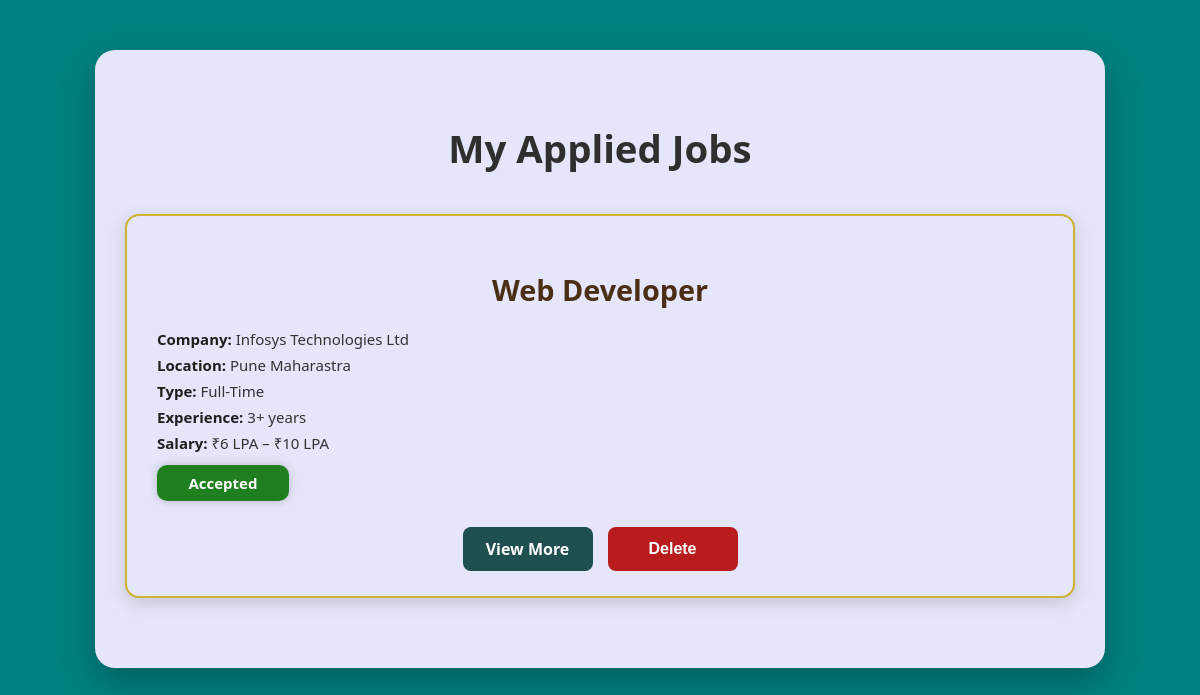
The page /MyJobs (signed in) on the database its author committed.
### h1/models.py (models this page shows, shortened)
class Application(models.Model):
    user = models.ForeignKey(stuUser, on_delete=models.CASCADE)
    job = models.ForeignKey(Job, on_delete=models.CASCADE)
    status = models.CharField(max_length=20, choices=[('Pending', 'Pending'), ('Accepted', 'Accepted'), ('Rejected', 'Rejected')])

class Job(models.Model):
    company = models.ForeignKey(stuComp, on_delete=models.CASCADE, null=True)
    company_name = models.CharField(max_length=100)
    industry_type = models.CharField(max_length=50)
    headquarters = models.CharField(max_length=100)
    established_year = models.IntegerField()
    about_company = models.TextField()
    contact_person = models.CharField(max_length=100)
    contact_email = models.EmailField()
    contact_phone = models.CharField(max_length=15)
    company_address = models.TextField(null=True,blank=True)
    job_title = models.CharField(max_length=100)
    job_location = models.CharField(max_length=100)
    employment_type = models.CharField(max_length=50)
    salary_range = models.CharField(max_length=50)
    experience_required = models.CharField(max_length=50)
    skills_required = models.CharField(max_length=255)
    job_description = models.TextField()

### h1/views.py (the view)
# urls.py: path('MyJobs', MyJobs, name='MyJobs'),
def MyJobs(request):
    user_id = request.session.get('user_id')
    if not user_id:
        return redirect('LoginPage')
    user = get_object_or_404(stuUser, id=user_id)
    applications = Application.objects.filter(user=user).select_related('job')
    return render(request, 'myjobs.html', {'applications': applications})

### h1/templates/myjobs.html (shortened to what this page needs)
<!DOCTYPE html>
<html>
<head>
    {% load static %}
    <link rel="stylesheet" href="{% static 'css/myjobs.css' %}">
</head>
<body>
    <div class="my-jobs-container">
        <h2>My Applied Jobs</h2>
        {% for item in applications %}
        <div class="job-card">
            <h3>{{ item.job.job_title }}</h3>
            <p><strong>Company:</strong> {{ item.job.company_name }}</p>
            <p><strong>Location:</strong> {{ item.job.job_location }}</p>
            <p><strong>Type:</strong> {{ item.job.employment_type }}</p>
            <p><strong>Experience:</strong> {{ item.job.experience_required }}</p>
            <p><strong>Salary:</strong> {{ item.job.salary_range }}</p>
            <p class="status-text
                     {% if item.status == 'Pending' %}status-pending
                     {% elif item.status == 'Accepted' %}status-accepted
                     {% elif item.status == 'Rejected' %}status-rejected
                     {% endif %}">
           {{ item.status }}
             </p>
            <div class="btn-group">
                <a href="{% url 'JobDetails' item.job.id %}" class="btn view-more">View More</a>
                <form action="{% url 'DeleteAppliedJob' item.id %}" method="POST" onsubmit="return confirm('Are you sure you want to delete this application?');">
                    <button type="submit" class="btn delete-btn">Delete</button>
                </form>
            </div>
        </div>
        {% empty %}
        <p>You haven't applied for any jobs yet.</p>
        {% endfor %}
    </div>
</body>
</html>

### h1/static/css/myjobs.css (style rules this page uses)
body { margin: 0; padding: 50px 20px; background-color: #008080; font-family: 'Segoe UI', Tahoma, Geneva, Verdana, sans-serif; }
.my-jobs-container { max-width: 950px; margin: auto; background: #E6E6FA; border-radius: 20px; padding: 40px 30px; box-shadow: 0 15px 35px rgba(0, 0, 0, 0.25); animation: fadeIn 0.8s ease; }
.my-jobs-container h2 { text-align: center; font-size: 2.4rem; color: #2f2f2f; margin-bottom: 40px; }
.job-card { background: #E6E6FA; color: #2d2d2d; padding: 25px 30px; margin-bottom: 30px; border-radius: 14px; border: 2px solid #d0b232; box-shadow: 0 5px 18px rgba(0, 0, 0, 0.15); transition: transform 0.3s ease; }
.job-card h3 { text-align: center; font-size: 1.8rem; color: #4B2E14; margin-bottom: 20px; font-weight: bold; }
.job-card p { font-size: 15px; margin: 6px 0; color: #333; }
.job-card p strong { color: #1f1f1f; }
.status-text { font-weight: bold; padding: 8px 16px; border-radius: 10px; display: inline-block; font-size: 15px; margin-top: 15px; text-align: center; width: fit-content; min-width: 100px; box-shadow: 0 0 10px rgba(0,0,0,0.2); }
.status-accepted { background-color: #1f7f1f ! important; color: #ffffff ! important; }
.btn-group { display: flex; justify-content: center; margin-top: 20px; gap: 15px; }
.btn { width: 130px; height: 44px; line-height: 44px; text-align: center; border-radius: 8px; font-weight: 600; border: none; cursor: pointer; text-decoration: none; color: white; font-size: 16px; transition: transform 0.2s ease; display: inline-block; padding: 0; }
.view-more { background-color: #1f4f4f; }
.delete-btn { background-color: #b91c1c; }

### rows shown on the page
Application: job.job_title "Web Developer", job.company_name "Infosys Technologies Ltd", job.job_location "Pune Maharastra", job.employment_type "Full-Time", job.experience_required "3+ years", job.salary_range "₹6 LPA – ₹10 LPA", status "Accepted"
